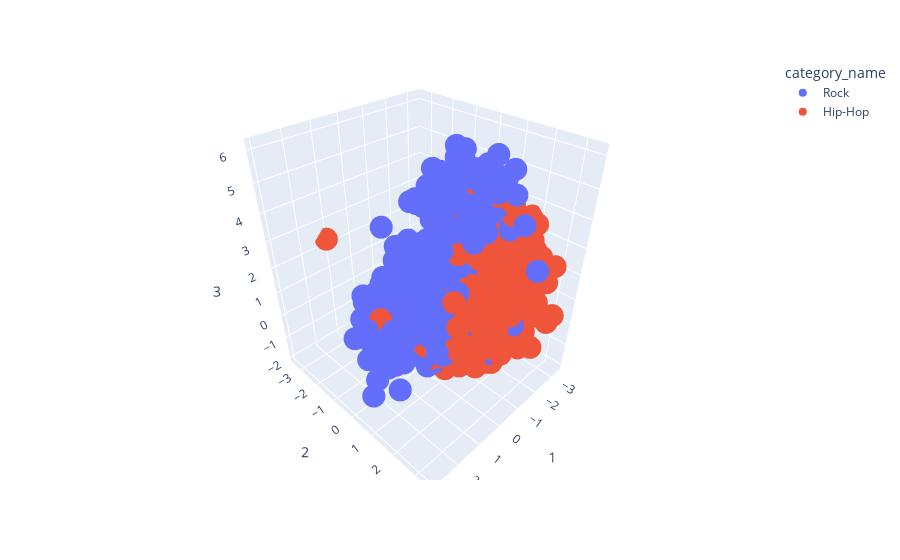

Notebook code cell kept with this figure:
### Code cell
fig = px.scatter_3d(subset_sc_3D_PCA, x='1', y='2', z='3', color='category_name')
fig.show()

### Figure 1 — Plotly figure (JSON) as saved in the notebook; plotly's stock layout.template omitted (floating-point values rounded to 4 significant figures; data arrays with more than 128 entries replaced by an {"elided": "..."} marker saying what was removed)
{"data": [{"hovertemplate": "category_name=Rock<br>1=%{x}<br>2=%{y}<br>3=%{z}<extra></extra>", "legendgroup": "Rock", "marker": {"color": "#636efa", "symbol": "circle"}, "mode": "markers", "name": "Rock", "scene": "scene", "showlegend": true, "type": "scatter3d", "x": {"elided": "1677 float values"}, "y": {"elided": "1677 float values"}, "z": {"elided": "1677 float values"}}, {"hovertemplate": "category_name=Hip-Hop<br>1=%{x}<br>2=%{y}<br>3=%{z}<extra></extra>", "legendgroup": "Hip-Hop", "marker": {"color": "#EF553B", "symbol": "circle"}, "mode": "markers", "name": "Hip-Hop", "scene": "scene", "showlegend": true, "type": "scatter3d", "x": {"elided": "1802 float values"}, "y": {"elided": "1802 float values"}, "z": {"elided": "1802 float values"}}], "layout": {"legend": {"title": {"text": "category_name"}, "tracegroupgap": 0}, "margin": {"t": 60}, "scene": {"domain": {"x": [0, 1], "y": [0, 1]}, "xaxis": {"title": {"text": "1"}}, "yaxis": {"title": {"text": "2"}}, "zaxis": {"title": {"text": "3"}}}}}
